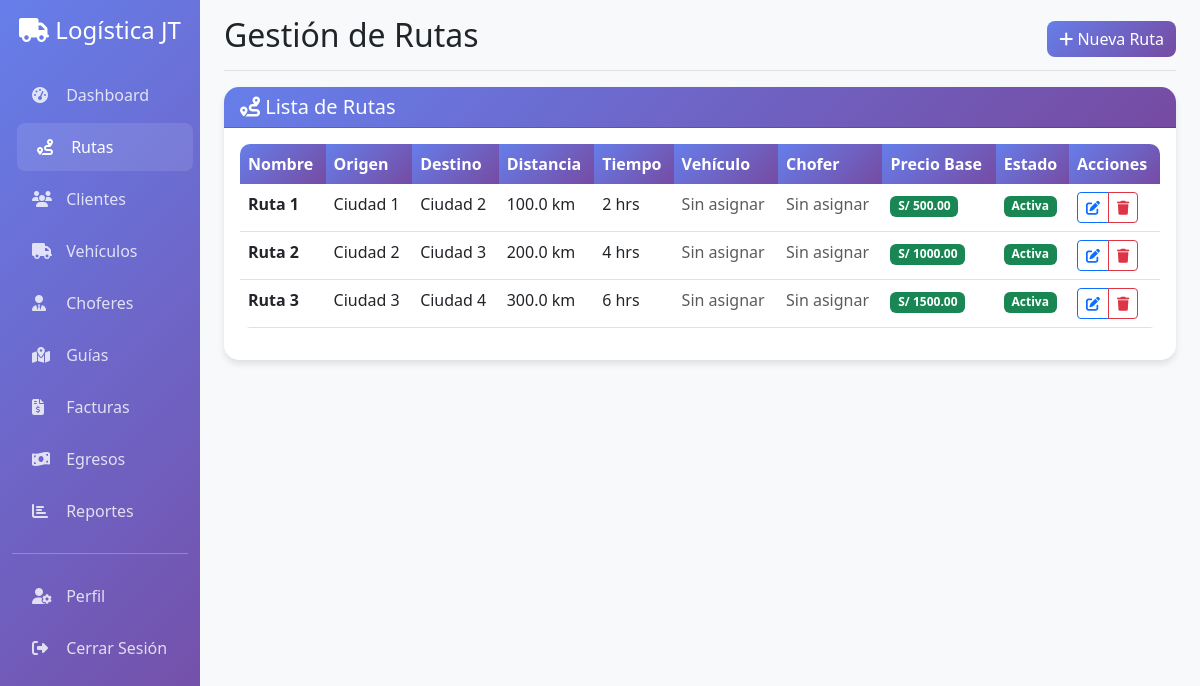
The app's page /rutas/ (signed in) with its own data.
### models.py (models this page shows)
class Ruta(db.Model):
    id = db.Column(db.Integer, primary_key=True)
    nombre = db.Column(db.String(100), nullable=False)
    origen = db.Column(db.String(100), nullable=False)
    destino = db.Column(db.String(100), nullable=False)
    distancia = db.Column(db.Float)  # En kilómetros
    tiempo_estimado = db.Column(db.Integer)  # En horas
    tipo_carga = db.Column(db.String(50))  # Tipo de carga que transporta
    precio_base = db.Column(db.Float, default=0.0)
    estado = db.Column(db.String(20), default='activa')  # activa, inactiva
    fecha_creacion = db.Column(db.DateTime, default=datetime.utcnow)
    vehiculo_id = db.Column(db.Integer, db.ForeignKey('vehiculo.id'))
    chofer_id = db.Column(db.Integer, db.ForeignKey('chofer.id'))
    guia_id = db.Column(db.Integer, db.ForeignKey('guia.id'), nullable=True)
    facturas = db.relationship('Factura', backref='ruta', lazy=True)

### routes.py (the view)
@rutas_bp.route('/')
@login_required
def index():
    rutas = Ruta.query.all()
    vehiculos = Vehiculo.query.filter_by(estado='activo').all()
    choferes = Chofer.query.filter_by(estado='activo').all()
    guias = Guia.query.filter_by(estado='activo').all()
    return render_template('rutas/index.html', rutas=rutas, vehiculos=vehiculos, choferes=choferes, guias=guias)

### templates/rutas/index.html (shortened to what this page needs)
{% extends "base.html" %}
{% block page_title %}Gestión de Rutas{% endblock %}
{% block page_actions %}
<a href="{{ url_for('rutas.nueva_ruta') }}" class="btn btn-primary">
    <i class="fas fa-plus"></i> Nueva Ruta
</a>
{% endblock %}
{% block content %}
<div class="card">
    <div class="card-header">
        <h5 class="mb-0">
            <i class="fas fa-route"></i>
            Lista de Rutas
        </h5>
    </div>
    <div class="card-body">
        {% if rutas %}
        <div class="table-responsive">
            <table class="table table-hover">
                <thead>
                    <tr>
                        <th>Nombre</th>
                        <th>Origen</th>
                        <th>Destino</th>
                        <th>Distancia</th>
                        <th>Tiempo</th>
                        <th>Vehículo</th>
                        <th>Chofer</th>
                        <th>Precio Base</th>
                        <th>Estado</th>
                        <th>Acciones</th>
                    </tr>
                </thead>
                <tbody>
                    {% for ruta in rutas %}
                    <tr>
                        <td><strong>{{ ruta.nombre }}</strong></td>
                        <td>{{ ruta.origen }}</td>
                        <td>{{ ruta.destino }}</td>
                        <td>{{ ruta.distancia }} km</td>
                        <td>{{ ruta.tiempo_estimado }} hrs</td>
                        <td>
                            {% if ruta.vehiculo %}
                                {{ ruta.vehiculo.placa }}
                            {% else %}
                                <span class="text-muted">Sin asignar</span>
                            {% endif %}
                        </td>
                        <td>
                            {% if ruta.chofer %}
                                {{ ruta.chofer.nombre }} {{ ruta.chofer.apellido }}
                            {% else %}
                                <span class="text-muted">Sin asignar</span>
                            {% endif %}
                        </td>
                        <td>
                            <span class="badge bg-success">
                                S/ {{ "%.2f"|format(ruta.precio_base) }}
                            </span>
                        </td>
                        <td>
                            {% if ruta.estado == 'activa' %}
                                <span class="badge bg-success">Activa</span>
                            {% else %}
                                <span class="badge bg-secondary">Inactiva</span>
                            {% endif %}
                        </td>
                        <td>
                            <div class="btn-group" role="group">
                                <button type="button" class="btn btn-sm btn-outline-primary">
                                    <i class="fas fa-edit"></i>
                                </button>
                                <button type="button" class="btn btn-sm btn-outline-danger">
                                    <i class="fas fa-trash"></i>
                                </button>
                            </div>
                        </td>
                    </tr>
                    {% endfor %}
                </tbody>
            </table>
        </div>
        {% endif %}
    </div>
</div>
{% endblock %}

### templates/base.html (style rules this page uses)
.card { border: none; border-radius: 15px; box-shadow: 0 4px 6px rgba(0,0,0,0.1); }
.card-header { background: linear-gradient(135deg, #667eea 0%, #764ba2 100%); color: white; border-radius: 15px 15px 0 0 !important; }
.btn-primary { background: linear-gradient(135deg, #667eea 0%, #764ba2 100%); border: none; border-radius: 8px; }
.table { border-radius: 10px; overflow: hidden; }
.table thead th { background: linear-gradient(135deg, #667eea 0%, #764ba2 100%); color: white; border: none; }

### records on screen
Ruta: nombre "Ruta 1", origen "Ciudad 1", destino "Ciudad 2", distancia "100.0", tiempo_estimado "2", precio_base "500.00", estado "Activa"
Ruta: nombre "Ruta 2", origen "Ciudad 2", destino "Ciudad 3", distancia "200.0", tiempo_estimado "4", precio_base "1000.00", estado "Activa"
Ruta: nombre "Ruta 3", origen "Ciudad 3", destino "Ciudad 4", distancia "300.0", tiempo_estimado "6", precio_base "1500.00", estado "Activa"
